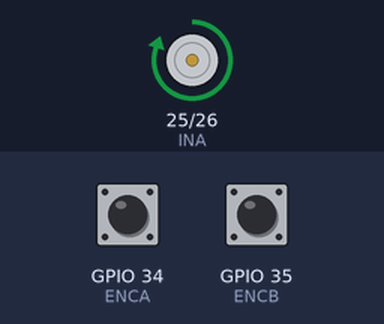
Simulated run of this sketch. Board: ESP32. On the bench: motor-driver pin pairs drawn as motors (green arrow = first pin HIGH = forward, orange = second pin HIGH = backward, longer = more drive, scaled by the enable pin). Inputs (shaded band) come from the test bench; at power-on: GPIO 34 (ENCA) HIGH, GPIO 35 (ENCB) HIGH. What the sketch prints to the serial monitor is not drawn.

Above: at 0.2 s.
Timing chart, 0 to 1.7 s (numbered marks = the images above):
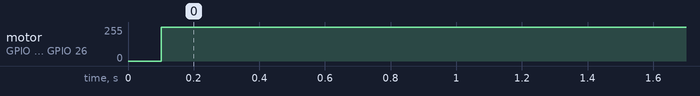

Measured:
- by itself, motor on GPIO 25 (INA) / GPIO 26 (INB): stopped → forward 254/255 at 0.10 s

The sketch:

or_a_JGA25-370_DC_Motor_with_VNH2SP30_and_Low_Pass_Filtering.ino
```cpp
// =====================
// Pin Motor VNH2SP30
// =====================
#define INA 25
#define INB 26
#define PWM 27      // PWM pin ESP32

// =====================
// Encoder pins
// =====================
#define ENCA 34
#define ENCB 35

// =====================
// Encoder variables
// =====================
volatile long encoderCount = 0;
volatile long lastCount = 0;
const int CPR = 1320;

// =====================
// PID Variables
// =====================
float setRPM = 35.0;

float Kp = 6.9444;
float Ki = 9.6451;
float Kd = 0.125;

float error = 0, lastError = 0;
float integral = 0, derivative = 0;
int pwmOutput = 0;

unsigned long lastRPMTime = 0;
float motorRPM = 0;        // <- nilai RPM SETELAH FILTER
float dtSec = 0.1f;

const unsigned long interval = 100; // ms

// Low-pass filter coefficient (0..1)
const float alpha = 0.1f;  // 0.3 = cukup halus, tapi masih responsif

// =====================
// Encoder ISR
// =====================
void IRAM_ATTR readEncoderA() {
  if (digitalRead(ENCA) == digitalRead(ENCB)) {
    encoderCount++;
  } else {
    encoderCount--;
  }
}

void IRAM_ATTR readEncoderB() {
  if (digitalRead(ENCA) != digitalRead(ENCB)) {
    encoderCount++;
  } else {
    encoderCount--;
  }
}

// =====================
// Motor control
// =====================
void motorForward(int pwmValue) {
  digitalWrite(INA, HIGH);
  digitalWrite(INB, LOW);

  pwmValue = constrain(pwmValue, 0, 255);
  int duty = pwmValue * 4;    // 0–255 -> 0–1023
  ledcWrite(PWM, duty);
}

// =====================
// PID Calculation
// =====================
int computePID(float currentRPM, float dt) {
  error = setRPM - currentRPM;

  // P
  float P = Kp * error;

  // I
  integral += error * dt;
  integral = constrain(integral, -800, 800);
  float I = Ki * integral;

  // D
  float D = Kd * (error - lastError) / dt;
  lastError = error;

  float output = P + I + D;

  if (output > 255) output = 255;
  if (output < 0)   output = 0;

  return (int)output;
}

// =====================
// RPM Calculation (dengan low-pass filter)
// =====================
bool calculateRPM() {
  unsigned long now = millis();
  if (now - lastRPMTime >= interval) {
    dtSec = (now - lastRPMTime) / 1000.0f;

    // --- hitung RPM mentah dari encoder ---
    float motorRPM_raw = (encoderCount * 60.0f) / (CPR * dtSec);

    lastCount = encoderCount;   // simpan pulse untuk debug
    encoderCount = 0;
    lastRPMTime = now;

    // --- LOW PASS FILTER sederhana (exponential) ---
    // motorRPM sebelumnya difilter lagi dengan nilai baru
    motorRPM = (1.0f - alpha) * motorRPM + alpha * motorRPM_raw;

    // --- kirim ke Serial Plotter ---
    Serial.print("Setpoint:");
    Serial.print(setRPM);
    Serial.print(",RPM:");
    Serial.print(motorRPM);      // sudah terfilter
    Serial.print(",PWM:");
    Serial.print(pwmOutput);
    Serial.print(",Pulses:");
    Serial.println(lastCount);

    return true;
  }
  return false;
}

// =====================
// Setup
// =====================
void setup() {
  Serial.begin(115200);

  pinMode(INA, OUTPUT);
  pinMode(INB, OUTPUT);
  pinMode(PWM, OUTPUT);

  pinMode(ENCA, INPUT_PULLUP);
  pinMode(ENCB, INPUT_PULLUP);

  attachInterrupt(digitalPinToInterrupt(ENCA), readEncoderA, CHANGE);
  attachInterrupt(digitalPinToInterrupt(ENCB), readEncoderB, CHANGE);

  ledcAttach(PWM, 20000, 10);    // 20 kHz, 10-bit

  lastRPMTime = millis();
  Serial.println("System Ready - PID + Low-pass RPM");
}

// =====================
// Loop
// =====================
void loop() {
  if (calculateRPM()) {
    pwmOutput = computePID(motorRPM, dtSec);
    motorForward(pwmOutput);
  }
}
```
